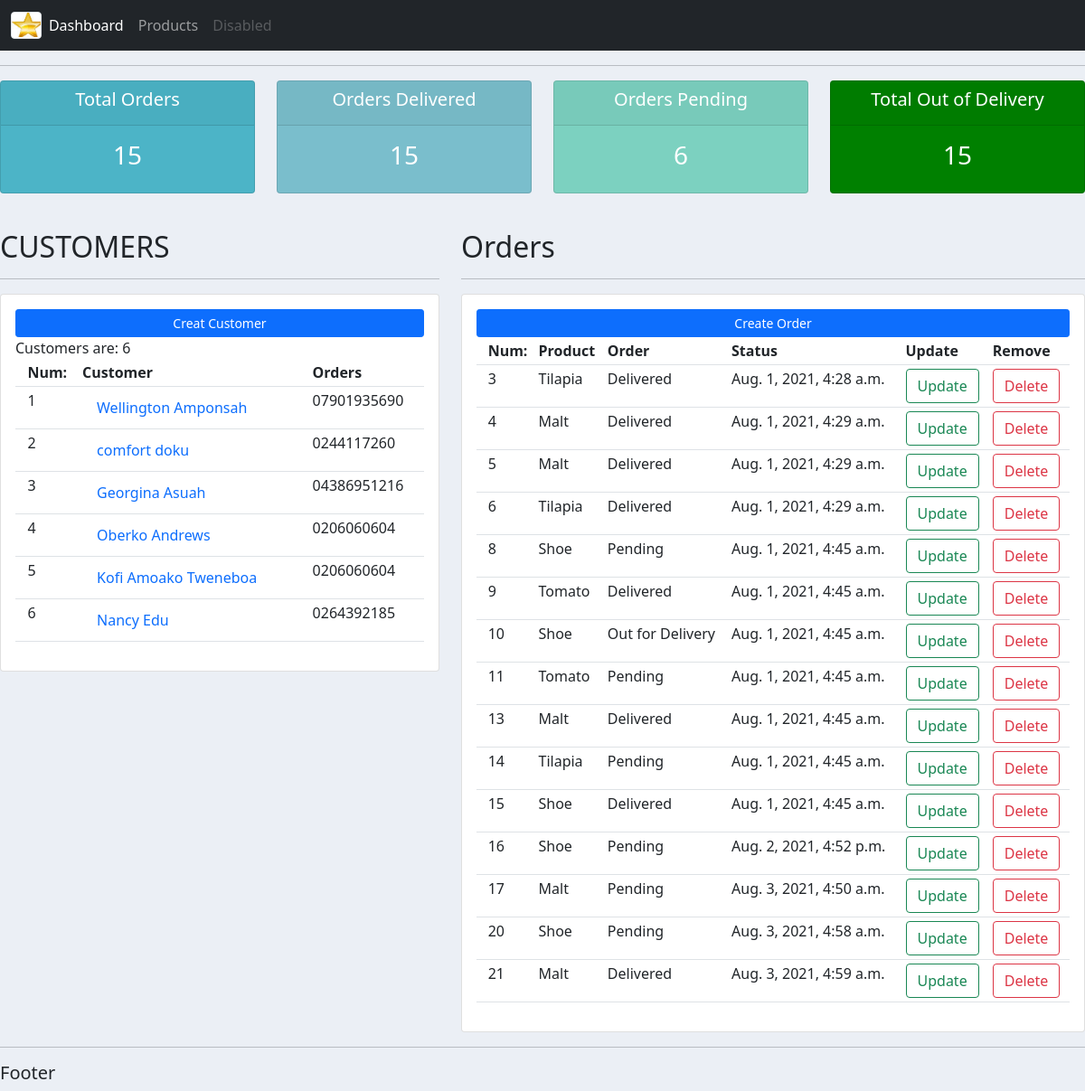
The page / on the database its author committed.
### accounts/models.py (models this page shows, shortened)
class Customer(models.Model):
    MY_TITLE =(
        ('mr','Mr'),
        ('mrs','Mrs'),
        ('dr','Dr'),
    )
    title =models.CharField(max_length=20, choices = MY_TITLE)
    first_name = models.CharField(max_length =30, null=True)
    last_name = models.CharField(max_length =50, null= True)
    phone = models.CharField(max_length= 12, null=True)
    email = models.EmailField(max_length=50, null=True)
    date_created = models.DateTimeField(auto_now_add=True)

class Order(models.Model):
    STATUS =(
        ('Pending','Pending'),
        ('Out for Delivery','Out for Delivery'),
        ('Delivered','Delivered')
    )
    customer =models.ForeignKey(Customer, on_delete=models.SET_NULL, null =True)
    product = models.ForeignKey(Product, on_delete= models.SET_NULL, null=True)
    status =models.CharField(max_length=20, choices=STATUS)
    date_created =models.DateTimeField(auto_now_add=True, null=True)

class Product(models.Model):
    CATEGORY =(
        ('indoor','Indoor'),
        ('Kitchen','Kitchen'),
        ('outdoor','OutDoor')
    )
    product_name =models.CharField(max_length=50)
    price       = models.FloatField(max_length=10, null=True)
    quantity    = models.IntegerField()
    category    = models.CharField(max_length=20, null= True, choices=CATEGORY)
    description = models.CharField(max_length=200, null=True)
    date_created = models.DateTimeField(auto_now_add=True, null=True)
    tag =models.ManyToManyField(Tag)
    def __str__(self):
        return self.product_name.title()

### accounts/views.py (the view)
# urls.py: path('', views.home, name='home'),
def home(request):
    orders =Order.objects.all()
    customers =Customer.objects.all()
    total_customer =customers.count()
    total_order =orders.count()
    delivered =orders.filter(status ='Delivered').count()
    pend_order =orders.filter(status ='Pending').count()
    context ={'orders': orders, 'customers':customers,'total_customer':total_customer,
    'total_order':total_order, 'delivered':delivered, 'pend_order':pend_order}
    return render(request,'accounts/dashboard.html', context)

### accounts/templates/accounts/dashboard.html (shortened to what this page needs)
{% extends 'accounts/main.html' %}
{% block content %}
    {% include 'accounts/status.html' %}
<br>
    <div class='row'>
        <div class='col-md-5'>
            <h2>CUSTOMERS</h2>
            <hr>
            <div class="card card-body">
            <a class="btn btn-primary btn-sm btn-block" href="{% url 'creat_customer' %}">Creat Customer</a>
            <table class="table table-sm">
                <tr>
                    <th></th>
                    <th>Num:</th>
                    <th>Customer</th>
                    <th>Orders</th>
                </tr>
                {% for customer in customers %}
                    <tr>
                        <td></td>
                        <td>{{customer.id}}</td>
                        <td><a class="nav-link" href="{% url 'customers' customer.id %}">{{customer.first_name}} {{customer.last_name}}</td>
                        <td>{{customer.phone}}
                    </tr>
                {% endfor %}
            </table>
            </div>
        </div>
                <div class='col-md-7'>
            <h2>Orders {% for message in messages %} <h5 class="alert alert-success">{{message}}</h5>{% endfor %} </h2>
            <hr>
            <div class="card card-body">
            <a class="btn btn-primary btn-sm btn-block" href="{% url 'create_order' %}">Create Order</a>
            <table class="table table-sm">
                <tr>
                <th></th>
                <th>Num:</th>
                <th>Product</th>
                <th>Order</th>
                <th>Status</th>
                <th>Update</th>
                <th>Remove</th>
                </tr>
                {% for order in orders %}
                    <tr>
                        <td></td>
                        <td>{{order.id}}</td>
                        <td>{{order.product}}</td>
                        <td>{{order.status}}</td>
                        <td>{{order.date_created}}</td>
                        <td><a class="btn btn-outline-success btn-block" href="{% url 'update_order' order.id %}">Update</a></td>
                        <td><a class="btn btn-outline-danger btn-block" href="{% url 'delete_order' order.id %}">Delete</a></td>
                    </tr>
                {% endfor %}
            </table>
            </div>
        </div>
    </div>
{% endblock content %}

### accounts/templates/accounts/main.html (shortened to what this page needs)
{% load static %}
<html>
<head>
    <link href="https://cdn.jsdelivr.net/npm/bootstrap@5.0.2/dist/css/bootstrap.min.css" rel="stylesheet"
>
    <link rel="stylesheet"  type="text/css" href=" {% static '/css/main.css' %}">
</head>
<body>
    {% include 'accounts/navbar.html' %}
    <hr>
    {% block content %}{% endblock content %}
    <hr>
        <h5>Footer</h5>
</body>
    </html>

### accounts/templates/accounts/navbar.html (shortened to what this page needs)
{% load static %}
<nav class="navbar navbar-expand-lg navbar-dark bg-dark">
  <div class="container-fluid">
    <img src="{% static '/images/star.jfif' %}"  class="img-fluid img-thumbnail" id="img-logo" />
    <div class="collapse navbar-collapse" id="navbarNavAltMarkup">
      <div class="navbar-nav">
        <a class="nav-link active" aria-current="page" href="{% url 'home' %}">Dashboard</a>
        <a class="nav-link" href="{% url 'products' %}">Products</a>
        <a class="nav-link disabled" href="#" tabindex="-1" aria-disabled="true">Disabled</a>
      </div>
    </div>
  </div>
</nav>

### accounts/templates/accounts/status.html
<div class="row">
    <div class="col">
    <div class="col-md">
        <div class="card text-center text-white mb-3" id="total-order">
        <div class="card-header">
        <h5 class="card-title">Total Orders</h5>
        </div>
            <div class="card-body">
            <h3 class="card-title">{{total_order}}</h3>
            </div>
    </div>
    </div>
    </div>
<div class="col">
    <div class="col-md">
        <div class="card text-center text-white mb-3" id="orders-delivered">
        <div class="card-header">
        <h5 class="card-title">Orders Delivered</h5>
        </div>
            <div class="card-body">
            <h3 class="card-title">{{total_order}}</h3>
    </div>
    </div>
    </div>
    </div>
<div class="col">
    <div class="col-md">
        <div class="card text-center text-white mb-3" id="orders-pending">
        <div class="card-header">
        <h5 class="card-title">Orders Pending</h5>
        </div>
            <div class="card-body">
            <h3 class="card-title">{{pend_order}}</h3>
    </div>
    </div>
    </div>
    </div>
    <div class="col">
    <div class="col-md">
        <div class="card text-center text-white mb-3" id="total-removed">
        <div class="card-header">
        <h5 class="card-title">Total Out of Delivery</h5>
        </div>
            <div class="card-body">
            <h3 class="card-title">{{total_order}}</h3>
    </div>
    </div>
    </div>
    </div>
</div>

### static/css/main.css (style rules this page uses)
body { background-color:ebeff5; }
#total-order { background-color:4cb4c7; }
#orders-delivered { background-color:7abecc; }
#orders-pending { background-color:7CD1C0; }
#total-removed { background-color:green; }
#img-logo { height: 30; padding: 0 0 1 0 ; }

### rows shown on the page
Customer: id "1", first_name "Wellington", last_name "Amponsah", phone "07901935690"
Customer: id "2", first_name "comfort", last_name "doku", phone "0244117260"
Customer: id "3", first_name "Georgina", last_name "Asuah", phone "04386951216"
Customer: id "4", first_name "Oberko", last_name "Andrews", phone "0206060604"
Customer: id "5", first_name "Kofi Amoako", last_name "Tweneboa", phone "0206060604"
Customer: id "6", first_name "Nancy", last_name "Edu", phone "0264392185"
Order: id "3", product "Tilapia", status "Delivered", date_created "Aug. 1, 2021, 4:28 a.m."
Order: id "4", product "Malt", status "Delivered", date_created "Aug. 1, 2021, 4:29 a.m."
Order: id "5", product "Malt", status "Delivered", date_created "Aug. 1, 2021, 4:29 a.m."
Order: id "6", product "Tilapia", status "Delivered", date_created "Aug. 1, 2021, 4:29 a.m."
Order: id "8", product "Shoe", status "Pending", date_created "Aug. 1, 2021, 4:45 a.m."
Order: id "9", product "Tomato", status "Delivered", date_created "Aug. 1, 2021, 4:45 a.m."
Order: id "10", product "Shoe", status "Out for Delivery", date_created "Aug. 1, 2021, 4:45 a.m."
Order: id "11", product "Tomato", status "Pending", date_created "Aug. 1, 2021, 4:45 a.m."
Order: id "13", product "Malt", status "Delivered", date_created "Aug. 1, 2021, 4:45 a.m."
Order: id "14", product "Tilapia", status "Pending", date_created "Aug. 1, 2021, 4:45 a.m."
Order: id "15", product "Shoe", status "Delivered", date_created "Aug. 1, 2021, 4:45 a.m."
Order: id "16", product "Shoe", status "Pending", date_created "Aug. 2, 2021, 4:52 p.m."
Order: id "17", product "Malt", status "Pending", date_created "Aug. 3, 2021, 4:50 a.m."
Order: id "20", product "Shoe", status "Pending", date_created "Aug. 3, 2021, 4:58 a.m."
Order: id "21", product "Malt", status "Delivered", date_created "Aug. 3, 2021, 4:59 a.m."

### other values the page prints
{{ total_order }} "15"
{{ pend_order }} "6"
